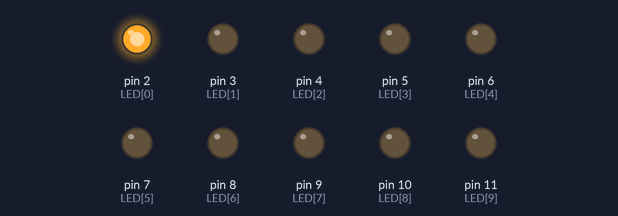
Simulated run of this sketch. Board: Arduino Uno, built for the host (arithmetic inside an expression is 32-bit, double 64-bit). Shown: output pins drawn as LEDs (lit = HIGH).

Above: at 0.05 s.
At 0.65 s:
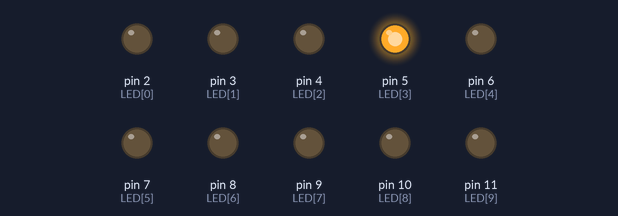
At 1.05 s:
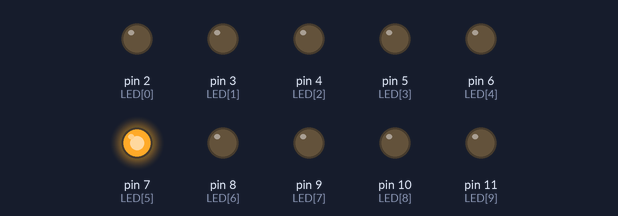
At 2.25 s:
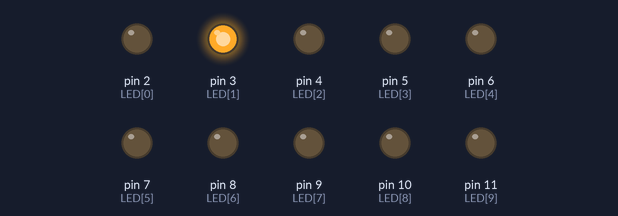
At 3.45 s:
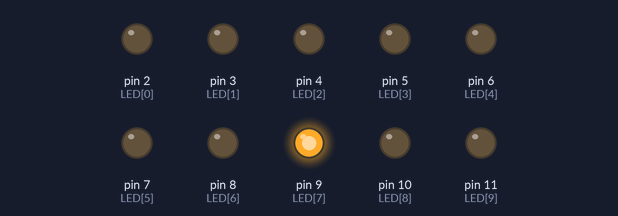
At 4.55 s:
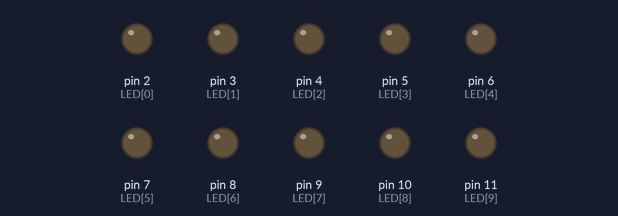
Timing chart, 0 to 4.8 s (numbered marks = the images above):
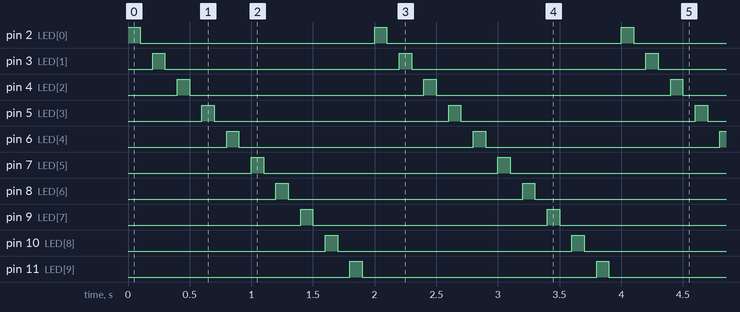

The sketch:

another.ino
```cpp
int LED[10] = {2,3,4,5,6,7,8,9,10,11};
void setup() {
  // put your setup code here, to run once:
  for (int i = 0; i<10; i++){
     pinMode (LED[i], OUTPUT);
}
}
void loop() {
  // put your main code here, to run repeatedly:
 for (int i = 0; i<10; i++){
  digitalWrite(LED [i], HIGH);
  delay (100);
  digitalWrite(LED [i], LOW);
  delay (100);
}
}
```

Measured:
- by itself, pin 2 (LED[0]), pin 3 (LED[1]), pin 4 (LED[2]), pin 5 (LED[3]), pin 6 (LED[4]), pin 7 (LED[5]), pin 8 (LED[6]), pin 9 (LED[7]), pin 10 (LED[8]), pin 11 (LED[9]): alternates HIGH for 0.10 s and LOW for 1.9 s
- by itself, everything shown: repeats every 2.0 s, in 10 steps
